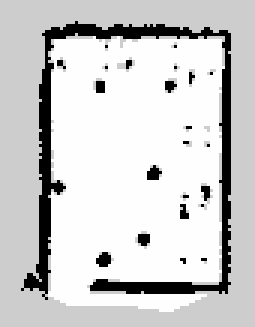
#> input picture detecting_racks/detecting_racks/scripts/testing/maps.pgm, 85 x 109 px (shown 3 times larger)
$ python wall_offset2.py
#> lines starting #> are read from the running program, lines starting #| are printed output that depends on the picture; after the words box and inside, x2 and y2 are one past the last pixel; in counts of white or black regions, pixels touching at a corner belong together
import cv2
import numpy as np

# --- Constants ---
RESOLUTION = 0.05  # meters per pixel
OFFSET_METERS = 1.0
OFFSET_PIXELS = int(OFFSET_METERS / RESOLUTION)

# --- Helper: Calculate Offset Segment ---
def get_offset_segment(p1, p2, center_point, offset_dist):
    p1 = np.array(p1, dtype=float)
    p2 = np.array(p2, dtype=float)
    center = np.array(center_point, dtype=float)

    wall_vec = p2 - p1
    ortho_vec = np.array([-wall_vec[1], wall_vec[0]]) # Perpendicular

    norm = np.linalg.norm(ortho_vec)
    if norm == 0: return tuple(p1.astype(int)), tuple(p2.astype(int))
    ortho_vec = ortho_vec / norm

    # Check direction towards center
    midpoint = (p1 + p2) / 2.0
    vec_to_center = center - midpoint
    if np.dot(ortho_vec, vec_to_center) < 0:
        ortho_vec = -ortho_vec

    shift = ortho_vec * offset_dist
    return (p1 + shift), (p2 + shift) # Return as floats for precision intersection

# --- Helper: Find Line Intersection ---
def get_line_intersection(line1_p1, line1_p2, line2_p1, line2_p2):
    """
    Finds the intersection (x, y) of two lines defined by (p1, p2) and (p3, p4).
    Uses determinants.
    """
    x1, y1 = line1_p1
    x2, y2 = line1_p2
    x3, y3 = line2_p1
    x4, y4 = line2_p2

    denom = (x1 - x2) * (y3 - y4) - (y1 - y2) * (x3 - x4)
    if denom == 0:
        return None # Parallel lines

    px = ((x1 * y2 - y1 * x2) * (x3 - x4) - (x1 - x2) * (x3 * y4 - y3 * x4)) / denom
    py = ((x1 * y2 - y1 * x2) * (y3 - y4) - (y1 - y2) * (x3 * y4 - y3 * x4)) / denom

    return (int(px), int(py))

# --- Main Process ---

image_path = 'maps.pgm'
img = cv2.imread(image_path)
#> img is the input picture: shape (109, 85, 3); min 0, max 254, mean 206

if img is None:
    print("Error loading image.")
    exit()

gray = cv2.cvtColor(img, cv2.COLOR_BGR2GRAY)
_, thresh = cv2.threshold(gray, 150, 255, cv2.THRESH_BINARY_INV)
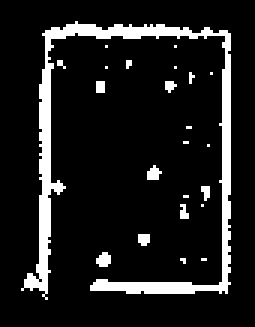
#> thresh: shape (109, 85) (shown 3 times larger); 11.2% white; 23 white regions (22 under 20 px)

# 1. Find Walls
contours, _ = cv2.findContours(thresh, cv2.RETR_EXTERNAL, cv2.CHAIN_APPROX_SIMPLE)
#> contours = 23 contours, 22 with area under 20; largest, box (x1, y1, x2, y2) and area: (7, 7, 77, 100) 628
main_wall_contour = max(contours, key=cv2.contourArea)
#> main_wall_contour = contour of 215 points, box (x1, y1, x2, y2) (7, 7, 77, 100), area 628

output_img = img.copy()
cv2.drawContours(output_img, [main_wall_contour], -1, (255, 0, 0), 2)

# 2. Find Corners & Center
rect = cv2.minAreaRect(main_wall_contour)
#> rect = ((41.5, 53), (92, 69), -90)
box = cv2.boxPoints(rect)
#> box = [[76, 99], [7, 99], [7, 7], [76, 7]]
corners = np.intp(box)
#> corners = [[75, 98], [7, 98], [7, 7], [75, 7]]
room_center = np.mean(corners, axis=0)
#> room_center = [41, 52.5]

# 3. Find Entrance
entrance_center = None
entrance_points = None
# (Simplified entrance logic for brevity, identical to previous steps)
if len(main_wall_contour) > 3:
    hull_indices = cv2.convexHull(main_wall_contour, returnPoints=False)
#> hull_indices = [194, 185, 181, 180, 153, 151, 55, 45, 8, 7, 5, 0]
    defects = cv2.convexityDefects(main_wall_contour, hull_indices)
#> defects = [[194, 0, 210, 688], [0, 5, 3, 435], [5, 7, 6, 114], [8, 45, 38, 1447], [45, 55, 50, 689], [55, 151, 95, 22686], [151, 153, 152, 162], [153, 180, 154, 256], [181, 185, 184, 421], [185, 194, 188, 596]]
    if defects is not None:
        max_depth = 0
        for i in range(defects.shape[0]):
            s, e, f, d = defects[i, 0]
            if (d/256.0) > max_depth:
                max_depth = d/256.0
                entrance_points = (tuple(main_wall_contour[s][0]), tuple(main_wall_contour[e][0]))
#> this loop made 10 passes
#> (s, e, f, d, max_depth, entrance_points) on passes 1, 4, 6: (194, 0, 210, 688, 2.69, ((54, 8), (25, 7))), (8, 45, 38, 1447, 5.65, ((14, 11), (7, 96))), (55, 151, 95, 22686, 88.62, ((15, 99), (75, 97)))
#> after the loop, max_depth = 88.62
        if entrance_points:
            cv2.line(output_img, entrance_points[0], entrance_points[1], (0, 0, 255), 3)
            entrance_center = ((entrance_points[0][0]+entrance_points[1][0])/2,
                               (entrance_points[0][1]+entrance_points[1][1])/2)
#> entrance_center = (45, 98)

# 4. Identify Racks
rack1_segment = None # Right
rack2_segment = None # Front

if entrance_center is not None:
    V_in = room_center - entrance_center
#> V_in = [-4, -45.5]
    wall_data = []
    for i in range(4):
        p1 = corners[i]
        p2 = corners[(i + 1) % 4]
        mid = (p1 + p2) / 2.0
        dist = np.linalg.norm(mid - entrance_center)
        cp = np.cross(V_in, mid - room_center)
        wall_data.append({'seg': (p1, p2), 'dist': dist, 'cp': cp})
#> this loop made 4 passes
#> (p1, p2, mid, dist, cp) on passes 1 to 4: ([75, 98], [7, 98], [41, 98], 4, -182), ([7, 98], [7, 7], [7, 52.5], 59.28, -1547), ([7, 7], [75, 7], [41, 7], 91.09, 182), ([75, 7], [75, 98], [75, 52.5], 54.5, 1547)
#> after the loop, wall_data = 4 items

    wall_data.sort(key=lambda x: x['dist'])
    rack2_segment = wall_data[3]['seg'] # Farthest
#> rack2_segment = ([7, 7], [75, 7])
    # Determine Right Wall
    if wall_data[1]['cp'] > wall_data[2]['cp']:
        rack1_segment = wall_data[1]['seg']
#> rack1_segment = ([75, 7], [75, 98])
    else:
        rack1_segment = wall_data[2]['seg']

# --- 5. Calculate and Draw Joined Offsets ---

if rack1_segment is not None and rack2_segment is not None:
    # Draw Original Walls
    cv2.line(output_img, tuple(map(int, rack1_segment[0])), tuple(map(int, rack1_segment[1])), (0, 165, 255), 5)
    cv2.line(output_img, tuple(map(int, rack2_segment[0])), tuple(map(int, rack2_segment[1])), (0, 100, 255), 5)

    # 1. Get Raw Offset Lines (Float coordinates)
    r1_off_p1, r1_off_p2 = get_offset_segment(rack1_segment[0], rack1_segment[1], room_center, OFFSET_PIXELS)
#> in get_offset_segment, `p1 = np.array(p1, dtype=float)`: p1 = [75, 7]
#> in get_offset_segment, `p2 = np.array(p2, dtype=float)`: p2 = [75, 98]
#> in get_offset_segment, `center = np.array(center_point, dtype=float)`: center = [41, 52.5]
#> in get_offset_segment, `wall_vec = p2 - p1`: wall_vec = [0, 91]
#> in get_offset_segment, `ortho_vec = np.array([-wall_vec[1], wall_vec[0]])`: ortho_vec = [-91, 0]
#> in get_offset_segment, `norm = np.linalg.norm(ortho_vec)`: norm = 91
#> in get_offset_segment, `ortho_vec = ortho_vec / norm`: ortho_vec = [-1, 0]
#> in get_offset_segment, `midpoint = (p1 + p2) / 2.0`: midpoint = [75, 52.5]
#> in get_offset_segment, `vec_to_center = center - midpoint`: vec_to_center = [-34, 0]
#> in get_offset_segment, `shift = ortho_vec * offset_dist`: shift = [-20, 0]
#> r1_off_p1 = [55, 7]; r1_off_p2 = [55, 98]
    r2_off_p1, r2_off_p2 = get_offset_segment(rack2_segment[0], rack2_segment[1], room_center, OFFSET_PIXELS)
#> r2_off_p1 = [7, 27]; r2_off_p2 = [75, 27]

    # 2. Find Intersection Point
    intersection = get_line_intersection(r1_off_p1, r1_off_p2, r2_off_p1, r2_off_p2)
#> in get_line_intersection, `x1, y1 = line1_p1`: x1 = 55; y1 = 7
#> in get_line_intersection, `x2, y2 = line1_p2`: x2 = 55; y2 = 98
#> in get_line_intersection, `x3, y3 = line2_p1`: x3 = 7; y3 = 27
#> in get_line_intersection, `x4, y4 = line2_p2`: x4 = 75; y4 = 27
#> in get_line_intersection, `denom = (x1 - x2) * (y3 - y4) - (y1 - y2) * (x3 - x4)`: denom = -6188
#> in get_line_intersection, `px = ((x1 * y2 - y1 * x2) * (x3 - x4) - (x1 - x2) * (x3 * y4 - y3 * x4..`: px = 55
#> in get_line_intersection, `py = ((x1 * y2 - y1 * x2) * (y3 - y4) - (y1 - y2) * (x3 * y4 - y3 * x4..`: py = 27
#> intersection = (55, 27)

    if intersection:
        # 3. Draw Rack 1 Offset (Right Wall)
        # We want to draw from the point FURTHEST from the intersection, TO the intersection.
        dist_p1 = np.linalg.norm(r1_off_p1 - intersection)
#> dist_p1 = 20
        dist_p2 = np.linalg.norm(r1_off_p2 - intersection)
#> dist_p2 = 71
        start_point_r1 = tuple(r1_off_p1.astype(int)) if dist_p1 > dist_p2 else tuple(r1_off_p2.astype(int))
#> start_point_r1 = (55, 98)

        cv2.line(output_img, start_point_r1, intersection, (255, 0, 255), 2)

        # 4. Draw Rack 2 Offset (Front Wall)
        # Same logic: keep the outer point, connect to intersection
        dist_p1 = np.linalg.norm(r2_off_p1 - intersection)
#> dist_p1 = 48
        dist_p2 = np.linalg.norm(r2_off_p2 - intersection)
#> dist_p2 = 20
        start_point_r2 = tuple(r2_off_p1.astype(int)) if dist_p1 > dist_p2 else tuple(r2_off_p2.astype(int))
#> start_point_r2 = (7, 27)

        cv2.line(output_img, start_point_r2, intersection, (255, 0, 255), 2)
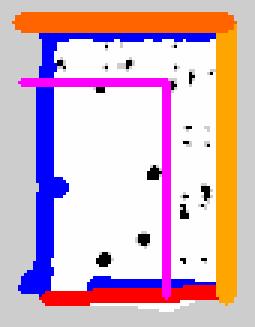
#> output_img: shape (109, 85, 3) (shown 3 times larger); mean B, G, R 197.8, 182.7, 214.8

        # Mark the join point
        cv2.circle(output_img, intersection, 5, (255, 255, 0), -1)

    # Labels
    mx, my = np.mean(rack1_segment, axis=0).astype(int)
#> mx = 75; my = 52
    cv2.putText(output_img, 'Rack 1', (mx-40, my), cv2.FONT_HERSHEY_SIMPLEX, 0.5, (0, 165, 255), 2)
    mx, my = np.mean(rack2_segment, axis=0).astype(int)
#> mx = 41; my = 7
    cv2.putText(output_img, 'Rack 2', (mx-40, my), cv2.FONT_HERSHEY_SIMPLEX, 0.5, (0, 100, 255), 2)
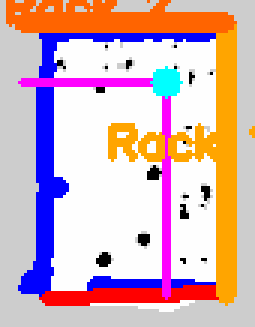
#> output_img: shape (109, 85, 3) (shown 3 times larger); mean B, G, R 187, 179.7, 213.7

# Draw Green Corners
for c in corners:
    cv2.circle(output_img, tuple(c), 7, (0, 255, 0), -1)
#> this loop made 4 passes
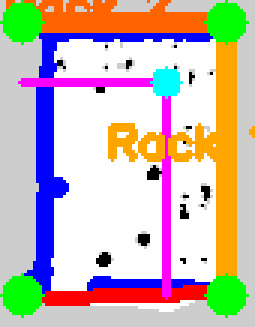
#> output_img: shape (109, 85, 3) (shown 3 times larger); 6.43% of pixels changed, all inside (x1, y1, x2, y2) = (0, 0, 83, 106)

print("Processing Complete. Offset lines joined at intersection.")
cv2.imwrite('wall_offset_joined.png', output_img)
# cv2.imshow('Result', output_img)
# cv2.waitKey(0)
cv2.destroyAllWindows()
